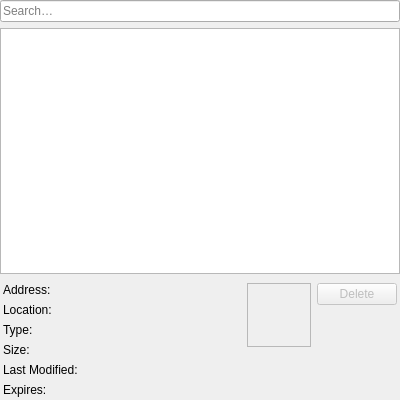
<?xml version="1.0" encoding="UTF-8"?>
<ui version="4.0">
 <class>Otter::CacheContentsWidget</class>
 <widget class="QWidget" name="Otter::CacheContentsWidget">
  <property name="geometry">
   <rect>
    <x>0</x>
    <y>0</y>
    <width>400</width>
    <height>400</height>
   </rect>
  </property>
  <layout class="QVBoxLayout" name="verticalLayout" stretch="0,1,0">
   <property name="leftMargin">
    <number>0</number>
   </property>
   <property name="topMargin">
    <number>0</number>
   </property>
   <property name="rightMargin">
    <number>0</number>
   </property>
   <property name="bottomMargin">
    <number>0</number>
   </property>
   <item>
    <widget class="QLineEdit" name="filterLineEdit">
     <property name="placeholderText">
      <string>Search…</string>
     </property>
     <property name="clearButtonEnabled">
      <bool>true</bool>
     </property>
    </widget>
   </item>
   <item>
    <widget class="Otter::ItemViewWidget" name="cacheViewWidget">
     <property name="contextMenuPolicy">
      <enum>Qt::CustomContextMenu</enum>
     </property>
     <property name="editTriggers">
      <set>QAbstractItemView::NoEditTriggers</set>
     </property>
     <property name="sortingEnabled">
      <bool>true</bool>
     </property>
     <attribute name="headerDefaultSectionSize">
      <number>250</number>
     </attribute>
     <attribute name="headerStretchLastSection">
      <bool>false</bool>
     </attribute>
    </widget>
   </item>
   <item>
    <widget class="QWidget" name="detailsWidget" native="true">
     <property name="sizePolicy">
      <sizepolicy hsizetype="Expanding" vsizetype="Minimum">
       <horstretch>0</horstretch>
       <verstretch>0</verstretch>
      </sizepolicy>
     </property>
     <layout class="QHBoxLayout" name="detailsLayout">
      <property name="leftMargin">
       <number>3</number>
      </property>
      <property name="topMargin">
       <number>3</number>
      </property>
      <property name="rightMargin">
       <number>3</number>
      </property>
      <property name="bottomMargin">
       <number>3</number>
      </property>
      <item>
       <widget class="QWidget" name="formWidget" native="true">
        <property name="sizePolicy">
         <sizepolicy hsizetype="Expanding" vsizetype="Preferred">
          <horstretch>0</horstretch>
          <verstretch>0</verstretch>
         </sizepolicy>
        </property>
        <layout class="QFormLayout" name="formLayout">
         <property name="fieldGrowthPolicy">
          <enum>QFormLayout::AllNonFixedFieldsGrow</enum>
         </property>
         <property name="leftMargin">
          <number>0</number>
         </property>
         <property name="topMargin">
          <number>0</number>
         </property>
         <property name="rightMargin">
          <number>0</number>
         </property>
         <property name="bottomMargin">
          <number>0</number>
         </property>
         <item row="0" column="0">
          <widget class="QLabel" name="addressLabel">
           <property name="text">
            <string>Address:</string>
           </property>
          </widget>
         </item>
         <item row="0" column="1">
          <widget class="Otter::TextLabelWidget" name="addressLabelWidget" native="true"/>
         </item>
         <item row="2" column="0">
          <widget class="QLabel" name="typeLabel">
           <property name="text">
            <string>Type:</string>
           </property>
          </widget>
         </item>
         <item row="2" column="1">
          <widget class="Otter::TextLabelWidget" name="typeLabelWidget" native="true"/>
         </item>
         <item row="3" column="0">
          <widget class="QLabel" name="sizeLabel">
           <property name="text">
            <string>Size:</string>
           </property>
          </widget>
         </item>
         <item row="3" column="1">
          <widget class="Otter::TextLabelWidget" name="sizeLabelWidget" native="true"/>
         </item>
         <item row="4" column="0">
          <widget class="QLabel" name="lastModifiedLabel">
           <property name="text">
            <string>Last Modified:</string>
           </property>
          </widget>
         </item>
         <item row="4" column="1">
          <widget class="Otter::TextLabelWidget" name="lastModifiedLabelWidget" native="true"/>
         </item>
         <item row="5" column="0">
          <widget class="QLabel" name="expiresLabel">
           <property name="text">
            <string>Expires:</string>
           </property>
          </widget>
         </item>
         <item row="5" column="1">
          <widget class="Otter::TextLabelWidget" name="expiresLabelWidget" native="true"/>
         </item>
         <item row="1" column="0">
          <widget class="QLabel" name="locationLabel">
           <property name="text">
            <string>Location:</string>
           </property>
          </widget>
         </item>
         <item row="1" column="1">
          <widget class="Otter::TextLabelWidget" name="locationLabelWidget" native="true"/>
         </item>
        </layout>
       </widget>
      </item>
      <item>
       <layout class="QVBoxLayout" name="previewLayout" stretch="0,1">
        <item>
         <widget class="QLabel" name="previewLabel">
          <property name="minimumSize">
           <size>
            <width>64</width>
            <height>64</height>
           </size>
          </property>
          <property name="toolTip">
           <string>Preview</string>
          </property>
          <property name="frameShape">
           <enum>QFrame::StyledPanel</enum>
          </property>
          <property name="frameShadow">
           <enum>QFrame::Plain</enum>
          </property>
          <property name="alignment">
           <set>Qt::AlignCenter</set>
          </property>
          <property name="textInteractionFlags">
           <set>Qt::NoTextInteraction</set>
          </property>
         </widget>
        </item>
        <item>
         <spacer name="verticalSpacer">
          <property name="orientation">
           <enum>Qt::Vertical</enum>
          </property>
          <property name="sizeHint" stdset="0">
           <size>
            <width>0</width>
            <height>0</height>
           </size>
          </property>
         </spacer>
        </item>
       </layout>
      </item>
      <item>
       <layout class="QVBoxLayout" name="actionsLayout">
        <item>
         <widget class="QPushButton" name="deleteButton">
          <property name="enabled">
           <bool>false</bool>
          </property>
          <property name="text">
           <string>Delete</string>
          </property>
         </widget>
        </item>
        <item>
         <spacer name="actionsSpacer">
          <property name="orientation">
           <enum>Qt::Vertical</enum>
          </property>
          <property name="sizeHint" stdset="0">
           <size>
            <width>0</width>
            <height>0</height>
           </size>
          </property>
         </spacer>
        </item>
       </layout>
      </item>
     </layout>
    </widget>
   </item>
  </layout>
 </widget>
 <customwidgets>
  <customwidget>
   <class>Otter::TextLabelWidget</class>
   <extends>QWidget</extends>
   <header>src/ui/TextLabelWidget.h</header>
   <container>1</container>
  </customwidget>
  <customwidget>
   <class>Otter::ItemViewWidget</class>
   <extends>QTreeView</extends>
   <header>src/ui/ItemViewWidget.h</header>
  </customwidget>
 </customwidgets>
 <tabstops>
  <tabstop>filterLineEdit</tabstop>
  <tabstop>cacheViewWidget</tabstop>
  <tabstop>deleteButton</tabstop>
 </tabstops>
 <resources/>
 <connections/>
</ui>
